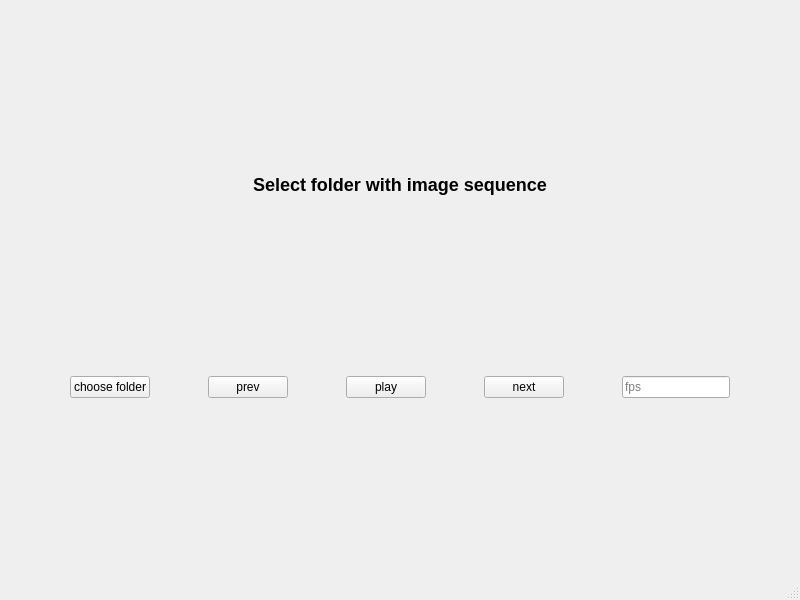
<?xml version="1.0" encoding="UTF-8"?>
<ui version="4.0">
 <class>MainWindow</class>
 <widget class="QMainWindow" name="MainWindow">
  <property name="geometry">
   <rect>
    <x>0</x>
    <y>0</y>
    <width>800</width>
    <height>600</height>
   </rect>
  </property>
  <property name="windowTitle">
   <string>Image sequencer</string>
  </property>
  <widget class="QWidget" name="centralwidget">
   <layout class="QVBoxLayout" name="verticalLayout">
    <item>
     <spacer name="verticalSpacer_3">
      <property name="orientation">
       <enum>Qt::Vertical</enum>
      </property>
      <property name="sizeHint" stdset="0">
       <size>
        <width>20</width>
        <height>40</height>
       </size>
      </property>
     </spacer>
    </item>
    <item>
     <widget class="QWidget" name="imageWidget" native="true">
      <layout class="QHBoxLayout" name="horizontalLayout_2">
       <item>
        <spacer name="horizontalSpacer_6">
         <property name="orientation">
          <enum>Qt::Horizontal</enum>
         </property>
         <property name="sizeHint" stdset="0">
          <size>
           <width>360</width>
           <height>20</height>
          </size>
         </property>
        </spacer>
       </item>
       <item>
        <widget class="QLabel" name="imageLabel">
         <property name="sizePolicy">
          <sizepolicy hsizetype="Maximum" vsizetype="Preferred">
           <horstretch>0</horstretch>
           <verstretch>0</verstretch>
          </sizepolicy>
         </property>
         <property name="text">
          <string>&lt;h2&gt;Select folder with image sequence&lt;/h2&gt;</string>
         </property>
        </widget>
       </item>
       <item>
        <spacer name="horizontalSpacer_5">
         <property name="orientation">
          <enum>Qt::Horizontal</enum>
         </property>
         <property name="sizeHint" stdset="0">
          <size>
           <width>359</width>
           <height>20</height>
          </size>
         </property>
        </spacer>
       </item>
      </layout>
     </widget>
    </item>
    <item>
     <spacer name="verticalSpacer">
      <property name="orientation">
       <enum>Qt::Vertical</enum>
      </property>
      <property name="sizeType">
       <enum>QSizePolicy::Expanding</enum>
      </property>
      <property name="sizeHint" stdset="0">
       <size>
        <width>20</width>
        <height>10</height>
       </size>
      </property>
     </spacer>
    </item>
    <item>
     <widget class="QWidget" name="bottomWidget" native="true">
      <property name="sizePolicy">
       <sizepolicy hsizetype="MinimumExpanding" vsizetype="Minimum">
        <horstretch>0</horstretch>
        <verstretch>0</verstretch>
       </sizepolicy>
      </property>
      <layout class="QHBoxLayout" name="horizontalLayout">
       <item>
        <spacer name="horizontalSpacer_8">
         <property name="orientation">
          <enum>Qt::Horizontal</enum>
         </property>
         <property name="sizeHint" stdset="0">
          <size>
           <width>5</width>
           <height>20</height>
          </size>
         </property>
        </spacer>
       </item>
       <item>
        <widget class="QPushButton" name="folderButton">
         <property name="maximumSize">
          <size>
           <width>120</width>
           <height>16777215</height>
          </size>
         </property>
         <property name="text">
          <string>choose folder</string>
         </property>
        </widget>
       </item>
       <item>
        <spacer name="horizontalSpacer_4">
         <property name="orientation">
          <enum>Qt::Horizontal</enum>
         </property>
         <property name="sizeHint" stdset="0">
          <size>
           <width>40</width>
           <height>20</height>
          </size>
         </property>
        </spacer>
       </item>
       <item>
        <widget class="QPushButton" name="prevButton">
         <property name="text">
          <string>prev</string>
         </property>
        </widget>
       </item>
       <item>
        <spacer name="horizontalSpacer_3">
         <property name="orientation">
          <enum>Qt::Horizontal</enum>
         </property>
         <property name="sizeHint" stdset="0">
          <size>
           <width>40</width>
           <height>20</height>
          </size>
         </property>
        </spacer>
       </item>
       <item>
        <widget class="QPushButton" name="playButton">
         <property name="sizePolicy">
          <sizepolicy hsizetype="Preferred" vsizetype="Fixed">
           <horstretch>0</horstretch>
           <verstretch>0</verstretch>
          </sizepolicy>
         </property>
         <property name="text">
          <string>play</string>
         </property>
        </widget>
       </item>
       <item>
        <spacer name="horizontalSpacer_2">
         <property name="orientation">
          <enum>Qt::Horizontal</enum>
         </property>
         <property name="sizeHint" stdset="0">
          <size>
           <width>40</width>
           <height>20</height>
          </size>
         </property>
        </spacer>
       </item>
       <item>
        <widget class="QPushButton" name="nextButton">
         <property name="text">
          <string>next</string>
         </property>
        </widget>
       </item>
       <item>
        <spacer name="horizontalSpacer">
         <property name="orientation">
          <enum>Qt::Horizontal</enum>
         </property>
         <property name="sizeHint" stdset="0">
          <size>
           <width>40</width>
           <height>20</height>
          </size>
         </property>
        </spacer>
       </item>
       <item>
        <widget class="QLineEdit" name="lineEdit">
         <property name="maximumSize">
          <size>
           <width>120</width>
           <height>16777215</height>
          </size>
         </property>
         <property name="autoFillBackground">
          <bool>false</bool>
         </property>
         <property name="text">
          <string/>
         </property>
         <property name="dragEnabled">
          <bool>false</bool>
         </property>
         <property name="placeholderText">
          <string>fps</string>
         </property>
        </widget>
       </item>
       <item>
        <spacer name="horizontalSpacer_7">
         <property name="orientation">
          <enum>Qt::Horizontal</enum>
         </property>
         <property name="sizeHint" stdset="0">
          <size>
           <width>5</width>
           <height>20</height>
          </size>
         </property>
        </spacer>
       </item>
      </layout>
     </widget>
    </item>
    <item>
     <widget class="QWidget" name="widget" native="true"/>
    </item>
    <item>
     <spacer name="verticalSpacer_2">
      <property name="orientation">
       <enum>Qt::Vertical</enum>
      </property>
      <property name="sizeHint" stdset="0">
       <size>
        <width>20</width>
        <height>10</height>
       </size>
      </property>
     </spacer>
    </item>
   </layout>
  </widget>
  <widget class="QMenuBar" name="menubar">
   <property name="geometry">
    <rect>
     <x>0</x>
     <y>0</y>
     <width>800</width>
     <height>22</height>
    </rect>
   </property>
  </widget>
  <widget class="QStatusBar" name="statusbar"/>
 </widget>
 <resources/>
 <connections/>
</ui>
